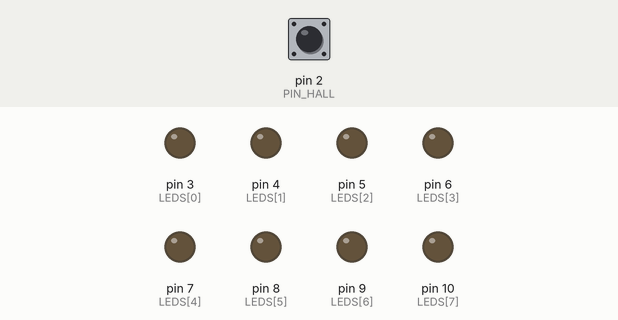
This sketch was run on a simulated Arduino Uno, built with avr-gcc and run on an emulated ATmega328P. On the bench: output pins drawn as LEDs (lit = HIGH). Dashed ring = blinking. The test bench sets the inputs (shaded band); at power-on: pin 2 (PIN_HALL) HIGH. The local clock reads 2024-03-15 10:24:30 at power-on unless the sketch sets it.

Above: at 1.2 s.
1.3 s: pin 2 (PIN_HALL) pulsed LOW 2 times (0.12 s each, 0.3 s apart)
At 3.2 s:
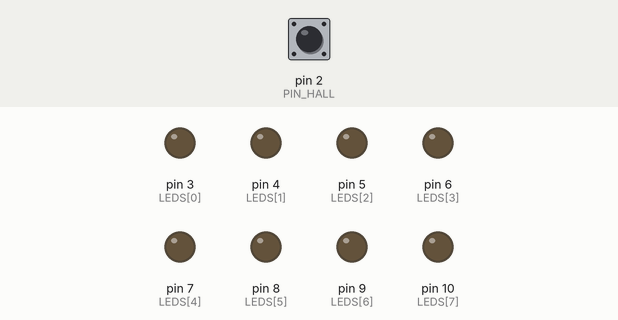
4.1 s: pin 2 (PIN_HALL) pulled LOW for 0.15 s
At 4.22 s:
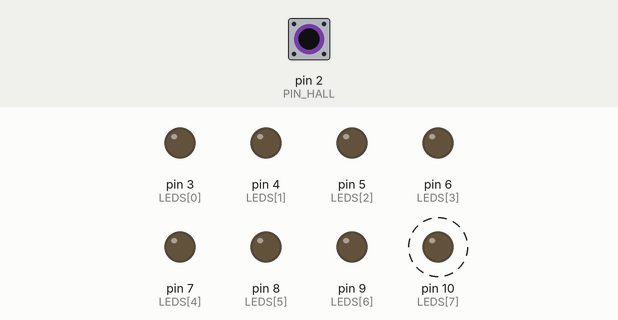
7.1 s: pin 2 (PIN_HALL) pulled LOW for 1 s
At 7.75 s:
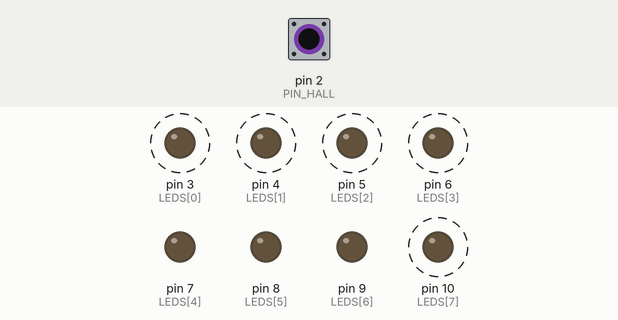
10.1 s: pin 2 (PIN_HALL) pulled LOW for 0.15 s
At 11.25 s:
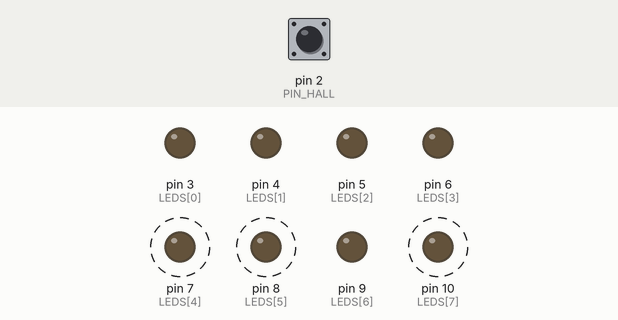
13.1 s: pin 2 (PIN_HALL) pulled LOW for 3.2 s
At 16.3 s:
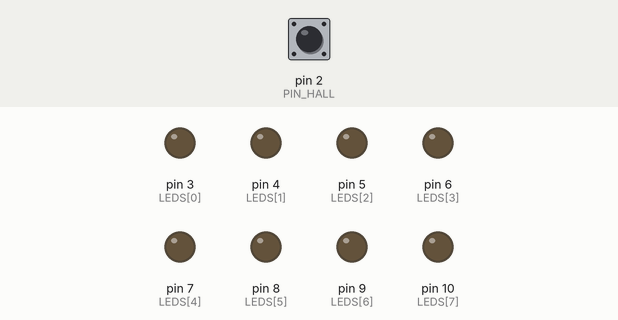
Timing chart, 0 to 17.8 s (numbered marks = the images above; inputs shaded):
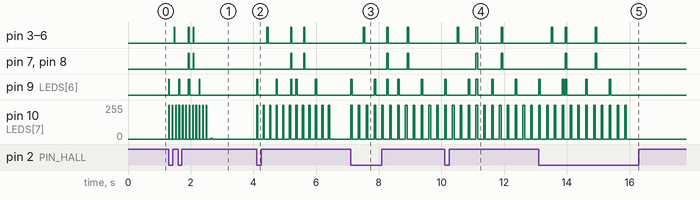

The sketch:

pov_rtc_chaque_tour.ino
```cpp
#include <Wire.h>
#include <RTClib.h>

RTC_DS3231 rtc;

const byte LEDS[8] = {3, 4, 5, 6, 7, 8, 9, 10};
const int COLONNES = 60;
const int SENS = -1;

int heure, minute, seconde;
int colHeures, colMinutes, colSecondes;
unsigned long derniereLecture = 0;

const byte PIN_HALL = 2;

volatile unsigned long debutTour = 0;
volatile unsigned long dureeTour = 50000;
volatile bool nouveauTour = false;

void tourFait() {
  unsigned long maintenant = micros();
  dureeTour = maintenant - debutTour;
  debutTour = maintenant;
  nouveauTour = true;
}

void lireHeure() {
  DateTime maintenant = rtc.now();
  heure = maintenant.hour();
  minute = maintenant.minute();
  seconde = maintenant.second();
}

byte barre(byte n) {
  return (1 << n) - 1;
}

byte octetColonne(int c) {
  byte octet = 0;
  if (c % 5 == 0) octet |= 0b10000000;
  if (c % 15 == 0) octet |= 0b11000000;
  if (c == colHeures) octet |= barre(4);
  if (c == colMinutes) octet |= barre(6);
  if (c == colSecondes) octet |= barre(7);
  return octet;
}

void afficher(byte octet) {
  for (byte i = 0; i < 8; i++) {
    digitalWrite(LEDS[i], bitRead(octet, i));
  }
}

void setup() {
  for (byte i = 0; i < 8; i++) {
    pinMode(LEDS[i], OUTPUT);
  }
  pinMode(PIN_HALL, INPUT_PULLUP);
  attachInterrupt(digitalPinToInterrupt(PIN_HALL), tourFait, FALLING);
  rtc.begin();
  if (rtc.lostPower()) {
    rtc.adjust(DateTime(F(__DATE__), F(__TIME__)));
  }
}

void loop() {
  if (!nouveauTour) return;
  nouveauTour = false;
  noInterrupts();
  unsigned long debut = debutTour;
  unsigned long pas = dureeTour / COLONNES;
  interrupts();
  lireHeure();
  colHeures = (heure % 12) * 5 + minute / 12;
  colMinutes = minute;
  colSecondes = seconde;
  for (int c = 0; c < COLONNES; c++) {
    int colonne = (SENS == 1) ? c : (COLONNES - c) % COLONNES;
    afficher(octetColonne(colonne));
    while (micros() - debut < (c + 1) * pas) {}
  }
  afficher(0);
}
```

Measured:
- after the input at 1.3 s, pin 3 (LEDS[0]), pin 4 (LEDS[1]): goes HIGH 0.02 s, LOW 0.43 s, HIGH 0.02 s, LOW 0.13 s, HIGH 0.02 s, then LOW, starting after 0.17 s
- after the input at 4.1 s, pin 3 (LEDS[0]), pin 4 (LEDS[1]): goes HIGH 0.04 s, LOW 0.71 s, HIGH 0.04 s, LOW 0.38 s, HIGH 0.04 s, then LOW, starting after 0.33 s
- after the input at 7.1 s, pin 3 (LEDS[0]), pin 4 (LEDS[1]), pin 5 (LEDS[2]), pin 6 (LEDS[3]): alternates HIGH for 0.05 s and LOW for 0.65 s, starting after 0.40 s; pin 7 (LEDS[4]), pin 8 (LEDS[5]): alternates HIGH for 0.05 s and LOW for 0.60 s, starting after 1.2 s; pin 10 (LEDS[7]): alternates 255/255 for 0.05 s and 0/255 for 0.20 s, starting at once
- after the input at 10.1 s, pin 3 (LEDS[0]), pin 4 (LEDS[1]): goes HIGH 0.05 s, LOW 0.55 s, HIGH 0.05 s, LOW 0.75 s, HIGH 0.05 s, then LOW, starting after 0.40 s
- after the input at 13.1 s, pin 3 (LEDS[0]), pin 4 (LEDS[1]): goes HIGH 0.05 s, LOW 0.40 s, HIGH 0.05 s, LOW 0.90 s, HIGH 0.05 s, then LOW, starting after 0.40 s
